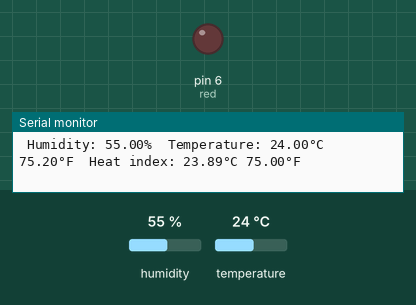
A sketch run on a simulated Arduino Uno, built with avr-gcc and run on an emulated ATmega328P. Parts: output pins drawn as LEDs (lit = HIGH), the last lines printed to the serial monitor. Inputs (shaded band) come from the test bench; at power-on: humidity 55 %, temperature 24 °C.

Above: at 4.8 s.
4.9 s: humidity set to 22 %
9.0 s: humidity set to 49 %
13.4 s: humidity set to 52 %
At 19.1 s:
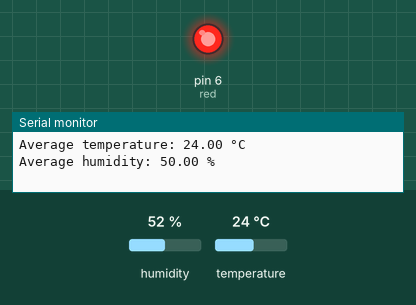
21.4 s: humidity set to 40 %
At 22.8 s:
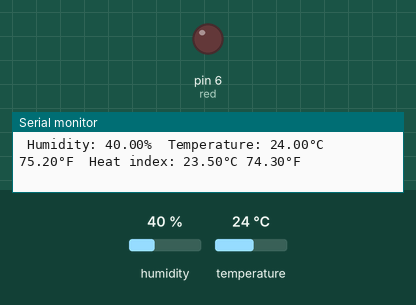
25.5 s: humidity set to 68 %
At 31.4 s:
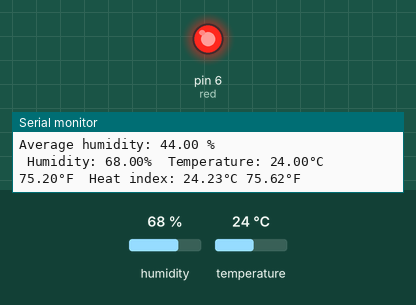
Timing chart, 0 to 34.1 s (numbered marks = the images above; inputs shaded):
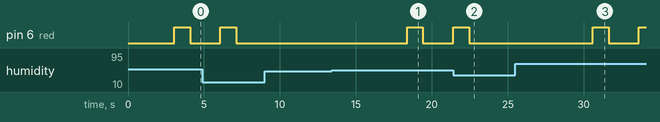

The sketch:

dht11.ino
```cpp
#include <RTClib.h>

#include <Adafruit_Sensor.h>

#include <DHT.h>

#include <DHT_U.h>

#include <RTClib.h>

#define DHTPIN 7
#define DHTTYPE DHT11

DHT dht(DHTPIN,DHTTYPE);
int red = 6;
RTC_DS1307 rtc;

int temp_sum;
int hum_sum;
int counter;
void setup() {
  // put your setup code here, to run once:
  Serial.begin(9600);
  Serial.println(F("DHT"));
  pinMode(red, OUTPUT);
  dht.begin();
  rtc.begin();
  if (!rtc.isrunning()) {
    Serial.println(F("RTC is NOT running!"));
  }

}

void loop() {
  // put your main code here, to run repeatedly:
  delay(1000);

  float h = dht.readHumidity();
  // Read temperature as Celsius (the default)
  float t = dht.readTemperature();
  // Read temperature as Fahrenheit (isFahrenheit = true)
  float f = dht.readTemperature(true);

   if (isnan(h) || isnan(t) || isnan(f)) {
    Serial.println(F("Failed to read from DHT sensor!"));
    return;
   }

    float hif = dht.computeHeatIndex(f, h);//heat index in fahrenheit
  float hic = dht.computeHeatIndex(t, h, false);//heat index celsius

   Serial.print(F(" "));
  Serial.print(F("Humidity: "));
  Serial.print(h);
  Serial.print(F("%  Temperature: "));
  Serial.print(t);
  Serial.print(F("°C "));
  Serial.print(f);
  Serial.print(F("°F  Heat index: "));
  Serial.print(hic);
  Serial.print(F("°C "));
  Serial.print(hif);
  Serial.println(F("°F"));


   digitalWrite(red, LOW);

  temp_sum += t;
  hum_sum += h;
  counter++;

  // Calculate average after 10 readings
  if (counter == 3) {
    float avg_temp = temp_sum / 3;
    float avg_hum = hum_sum / 3;

    // Print average values
    Serial.print("Average temperature: ");
    Serial.print(avg_temp);
    Serial.println(" °C");
    Serial.print("Average humidity: ");
    Serial.print(avg_hum);
    Serial.println(" %");

    // Reset variables
    counter = 0;
    temp_sum = 0;
    hum_sum = 0;
  }

  // Wait for 2 seconds before taking next reading
  delay(2000);

  if (h>50){
    digitalWrite(red,HIGH);
    }


}
```

Measured:
- after the input at 13.4 s, pin 6 (red): LOW → HIGH after 5.0 s, → LOW 1.0 s later
- after the input at 21.4 s, pin 6 (red): goes on until 22.5 s, then stays LOW
- after the input at 25.5 s, pin 6 (red): LOW → HIGH after 5.1 s, → LOW 1.0 s later, → HIGH 2.0 s later
